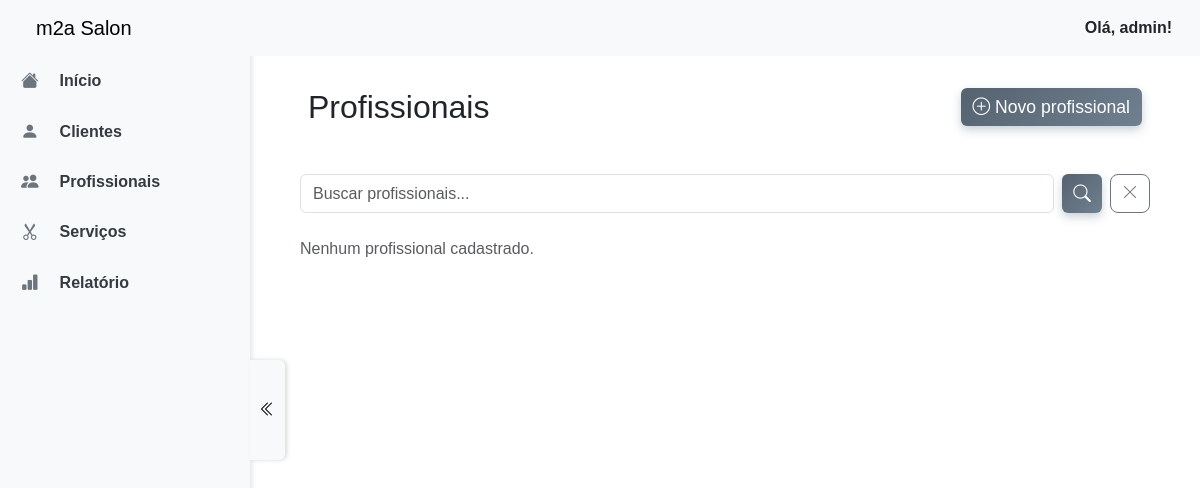
Before: /professionals/ (signed in) with the older database file.
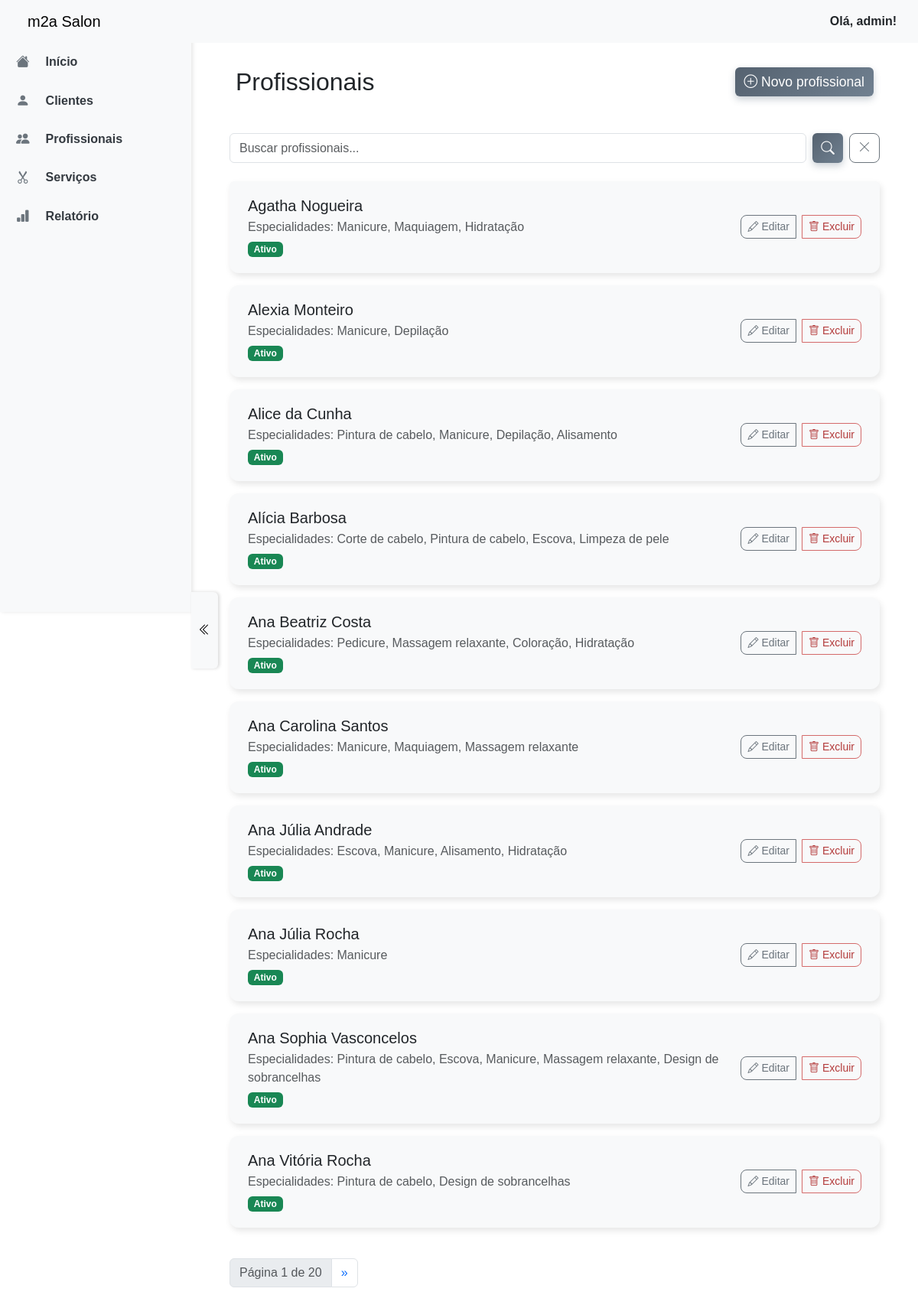
After: the same page with the newer database file.
### m2a_salon_app/models.py (models this page shows, shortened)
class Professional(models.Model):
    name = models.CharField(max_length=100)
    specialties = models.ManyToManyField(Service, related_name='professionals')
    is_active = models.BooleanField(default=True)
    class Meta:
        verbose_name = _('Profissional')
        verbose_name_plural = _('Profissionais')

class Service(models.Model):
    name = models.CharField(max_length=100)
    duration_minutes = models.PositiveIntegerField()
    price = models.DecimalField(max_digits=8, decimal_places=2)
    def __str__(self):
        return self.name
    class Meta:
        verbose_name = _('Serviço')
        verbose_name_plural = _('Serviços')

### m2a_salon_app/views.py (the view)
# urls.py: path('professionals/', ProfessionalListView.as_view(), name='professional-list'),
@login_required_mixin
class ProfessionalListView(ListView):
    model = Professional
    template_name = 'professionals/list.html'
    context_object_name = 'professionals'
    paginate_by = 10
    ordering = ['name']
    def get_queryset(self):
        queryset = super().get_queryset()
        query = self.request.GET.get('q')
        if query:
            queryset = queryset.filter(name__icontains=query)
        return queryset
    def get_context_data(self, **kwargs):
        context = super().get_context_data(**kwargs)
        context['professional_form'] = ProfessionalForm()
        context['professional_create_url'] = reverse_lazy('professional-create')
        context['edit_forms'] = {
            pro.pk: {
                'form': ProfessionalForm(instance=pro),
                'modal_id': f'edit-professional-modal{pro.pk}',
                'action_update_url': reverse('professional-update', kwargs={'pk': pro.pk}),
            }
            for pro in context['professionals']
        }
        context['delete_modal'] = {
            pro.pk: {
                'modal_id': f'delete-professional-modal{pro.pk}',
                'action_delete_url': reverse('professional-delete', kwargs={'pk': pro.pk}),
                'object_name': pro.name,
            }
            for pro in context['professionals']
        }
        return context

### m2a_salon_app/forms.py
class ProfessionalForm(forms.ModelForm):
    class Meta:
        model = Professional
        fields = ['name', 'specialties', 'is_active']
        labels = {
            'name': _('Nome'),
            'specialties': _('Especialidades'),
            'is_active': _('Ativo'),
        }
        widgets = {
            'name': forms.TextInput(attrs={
                'class': 'form-control',
                'placeholder': _('Nome do profissional'),
            }),
            'specialties': forms.CheckboxSelectMultiple(),
            'is_active': forms.CheckboxInput(attrs={
                'class': 'form-check-input',
            }),
        }
    def __init__(self, *args, **kwargs):
        super().__init__(*args, **kwargs)
        if isinstance(self.fields['specialties'].widget, forms.CheckboxSelectMultiple):
            self.fields['specialties'].widget.attrs.update({
                'class': 'form-check',
            })
        for option in self.fields['specialties'].widget.choices:
            pass

### m2a_salon_app/templatetags/custom_tags.py (called while the page is built)
@register.filter
def get_item(dictionary, key):
    return dictionary.get(key)

### m2a_salon_app/templates/professionals/list.html (shortened to what this page needs)
{% extends 'base.html' %}
{% load custom_tags %}
{% load static %}
{% block extra_css %}
    <link rel="stylesheet" href="{% static 'css/professionals.css' %}">
{% endblock %}
{% block content %}
<header class="d-flex justify-content-between px-2 py-4">
    <h2 class="mb-4">Profissionais</h2>
    <button type="button" class="btn btn-primary mb-4" data-bs-toggle="modal" data-bs-target="#professionalModal">
        <i class="bi bi-plus-circle"></i> Novo profissional
    </button>
</header>
<form method="get" class="mb-4 d-flex w-100" role="search" aria-label="Buscar profissionais">
    <input
        type="search"
        name="q"
        value="{{ request.GET.q|default:'' }}"
        class="form-control me-2"
        placeholder="Buscar profissionais..."
        aria-label="Buscar profissionais"
        autocomplete="off"
        autofocus
    >
    <button type="submit" class="btn btn-primary me-2" style="min-width: 40px; padding: 0.375rem 0.5rem;">
        <i class="bi bi-search"></i>
    </button>
    <a href="{% url 'professional-list' %}" class="btn btn-outline-secondary" style="min-width: 40px; padding: 0.375rem 0.5rem;">
        <i class="bi bi-x-lg"></i>
    </a>
</form>
{% if professionals %}
<div class="list-group">
    {% for pro in professionals %}
    <div class="list-group-item d-flex justify-content-between align-items-center">
        <div>
            <h5 class="mb-1">{{ pro.name }}</h5>
            <p class="mb-1 text-muted">
                Especialidades:
                {% if pro.specialties.all %}
                {{ pro.specialties.all|join:", " }}
                {% else %}
                Nenhuma
                {% endif %}
            </p>
            <span class="badge {{ pro.is_active|yesno:'bg-success,bg-danger' }}">
                {{ pro.is_active|yesno:"Ativo,Inativo" }}
            </span>
        </div>
        <div class="btn-group gap-2" role="group" aria-label="Ações do profissional">
            <button class="btn btn-outline-secondary btn-sm d-flex align-items-center gap-1"
                    data-bs-toggle="modal" data-bs-target="#edit-professional-modal{{ pro.pk }}">
                <i class="bi bi-pencil"></i> Editar
            </button>
            <button class="btn btn-outline-danger btn-sm d-flex align-items-center gap-1"
                    data-bs-toggle="modal" data-bs-target="#delete-professional-modal{{ pro.pk }}">
                <i class="bi bi-trash"></i> Excluir
            </button>
        </div>
    </div>
    {% endfor %}
</div>
{% if is_paginated %}
<nav class="mt-4">
    <ul class="pagination">
        <li class="page-item disabled">
            <span class="page-link">Página {{ page_obj.number }} de {{ page_obj.paginator.num_pages }}</span>
        </li>
        {% if page_obj.has_next %}
        <li class="page-item">
            <a class="page-link" href="?page={{ page_obj.next_page_number }}">&raquo;</a>
        </li>
        {% endif %}
    </ul>
</nav>
{% endif %}
{% else %}
<p class="text-muted">Nenhum profissional cadastrado.</p>
{% endif %}
{% endblock %}

Changed rows visible on the page:
added Professional: name "Agatha Nogueira", specialties.all "Manicure, Maquiagem, Hidratação", is_active "Ativo"
added Professional: name "Alexia Monteiro", specialties.all "Manicure, Depilação", is_active "Ativo"
added Professional: name "Alice da Cunha", specialties.all "Pintura de cabelo, Manicure, Depilação, Alisamento", is_active "Ativo"
added Professional: name "Alícia Barbosa", specialties.all "Corte de cabelo, Pintura de cabelo, Escova, Limpeza de pele", is_active "Ativo"
added Professional: name "Ana Beatriz Costa", specialties.all "Pedicure, Massagem relaxante, Coloração, Hidratação", is_active "Ativo"
added Professional: name "Ana Carolina Santos", specialties.all "Manicure, Maquiagem, Massagem relaxante", is_active "Ativo"
added Professional: name "Ana Júlia Andrade", specialties.all "Escova, Manicure, Alisamento, Hidratação", is_active "Ativo"
added Professional: name "Ana Júlia Rocha", specialties.all "Manicure", is_active "Ativo"
added Professional: name "Ana Sophia Vasconcelos", specialties.all "Pintura de cabelo, Escova, Manicure, Massagem relaxante, Design de sobrancelhas", is_active "Ativo"
added Professional: name "Ana Vitória Rocha", specialties.all "Pintura de cabelo, Design de sobrancelhas", is_active "Ativo"
Other visible differences:
{{ page_obj.number }}: (not shown) → "1"
{{ page_obj.paginator.num_pages }}: (not shown) → "20"
text no longer shown: "Nenhum profissional cadastrado."
text now shown: "Página de »"
